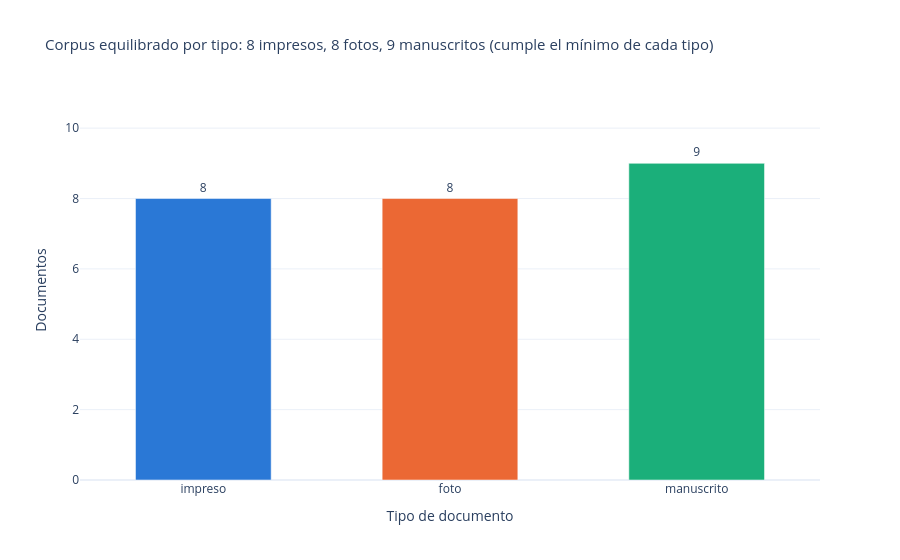

Notebook cell for this chart:
### Code cell
# 6.2 Gráfico 1: documentos por tipo
MINIMO = {"impreso": 8, "foto": 8, "manuscrito": 9}
por_tipo = docs_eda["tipo"].value_counts().reindex(ORDEN_TIPO).rename_axis("tipo").reset_index(name="documentos")
cumple = all(por_tipo.set_index("tipo")["documentos"] >= pd.Series(MINIMO))
detalle = ", ".join(f"{n} {t}s" for t, n in zip(por_tipo["tipo"], por_tipo["documentos"]))
titulo = (f"Corpus equilibrado por tipo: {detalle}" + (" (cumple el mínimo de cada tipo)" if cumple
          else " (NO cumple el mínimo de algún tipo)"))

fig = px.bar(por_tipo, x="tipo", y="documentos", color="tipo", color_discrete_map=COLOR_TIPO,
             text="documentos", title=titulo, labels={"tipo": "Tipo de documento", "documentos": "Documentos"})
fig.update_traces(textposition="outside", width=0.55, hovertemplate="%{x}: %{y} documentos<extra></extra>")
fig.update_layout(showlegend=False, yaxis_range=[0, por_tipo["documentos"].max() * 1.2], title_font_size=15)
fig.show()

### Figure 1 — Plotly figure (JSON) as saved in the notebook; plotly's stock layout.template omitted (floating-point values rounded to 4 significant figures)
{"data": [{"hovertemplate": "%{x}: %{y} documentos<extra></extra>", "legendgroup": "impreso", "marker": {"color": "#2a78d6", "pattern": {"shape": ""}}, "name": "impreso", "orientation": "v", "showlegend": true, "text": [8.0], "textposition": "outside", "type": "bar", "width": 0.55, "x": ["impreso"], "xaxis": "x", "y": [8], "yaxis": "y"}, {"hovertemplate": "%{x}: %{y} documentos<extra></extra>", "legendgroup": "foto", "marker": {"color": "#eb6834", "pattern": {"shape": ""}}, "name": "foto", "orientation": "v", "showlegend": true, "text": [8.0], "textposition": "outside", "type": "bar", "width": 0.55, "x": ["foto"], "xaxis": "x", "y": [8], "yaxis": "y"}, {"hovertemplate": "%{x}: %{y} documentos<extra></extra>", "legendgroup": "manuscrito", "marker": {"color": "#1baf7a", "pattern": {"shape": ""}}, "name": "manuscrito", "orientation": "v", "showlegend": true, "text": [9.0], "textposition": "outside", "type": "bar", "width": 0.55, "x": ["manuscrito"], "xaxis": "x", "y": [9], "yaxis": "y"}], "layout": {"barmode": "relative", "legend": {"title": {"text": "Tipo de documento"}, "tracegroupgap": 0}, "showlegend": false, "title": {"font": {"size": 15}, "text": "Corpus equilibrado por tipo: 8 impresos, 8 fotos, 9 manuscritos (cumple el mínimo de cada tipo)"}, "xaxis": {"anchor": "y", "categoryarray": ["impreso", "foto", "manuscrito"], "categoryorder": "array", "domain": [0, 1], "title": {"text": "Tipo de documento"}}, "yaxis": {"anchor": "x", "domain": [0, 1], "range": [0, 10.8], "title": {"text": "Documentos"}}}}
